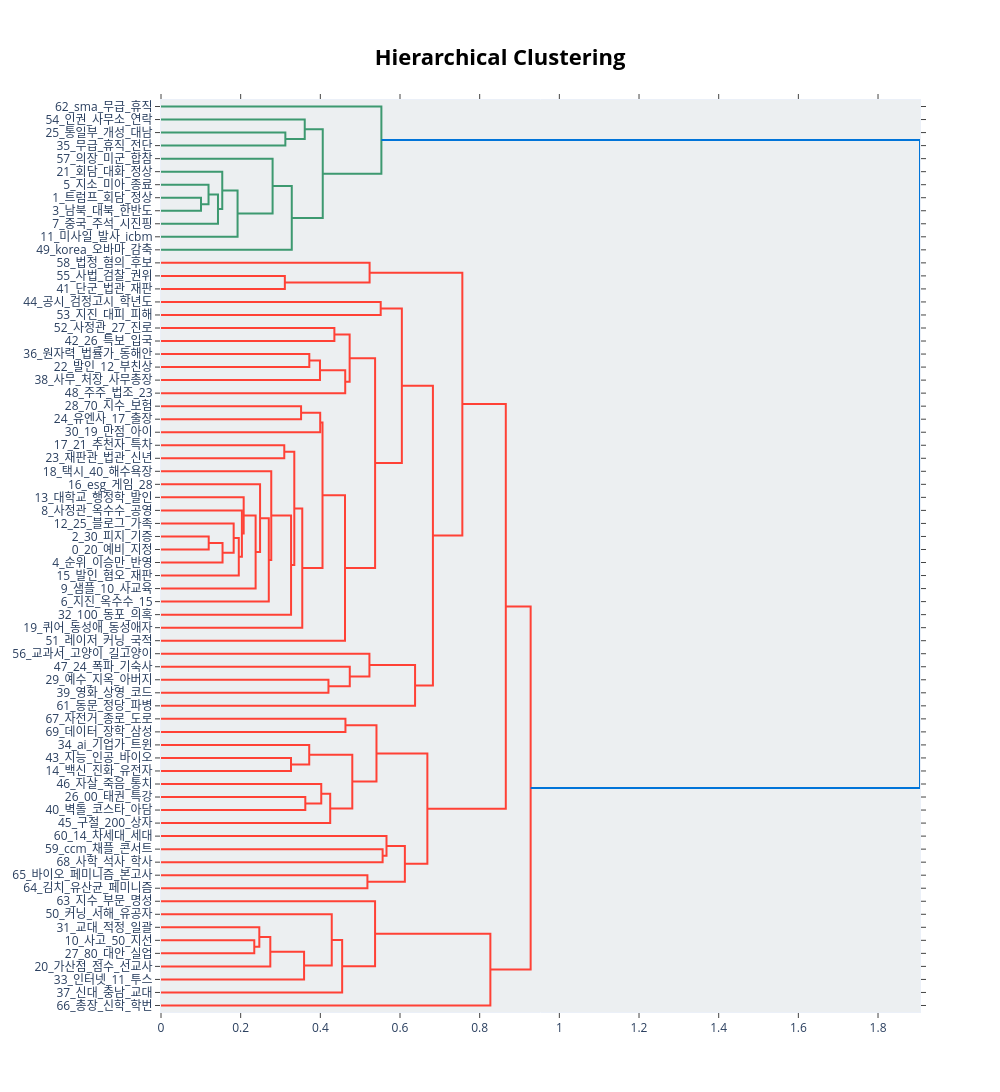

The code cell stored with this chart in its notebook:
### Code cell
# To visualize the hierarchy of topics
hierachy_vis = topic_model.visualize_hierarchy()
hierachy_vis

### Figure 1 — Plotly figure (JSON) as saved in the notebook; plotly's stock layout.template omitted (floating-point values rounded to 4 significant figures)
{"data": [{"hoverinfo": "text", "marker": {"color": "rgb(61,153,112)"}, "mode": "lines", "type": "scatter", "x": [0.0, 0.3122, 0.3122, 0.0], "xaxis": "x", "y": [-25.0, -25.0, -35.0, -35.0], "yaxis": "y"}, {"hoverinfo": "text", "marker": {"color": "rgb(61,153,112)"}, "mode": "lines", "type": "scatter", "x": [0.0, 0.3608, 0.3608, 0.3122], "xaxis": "x", "y": [-15.0, -15.0, -30.0, -30.0], "yaxis": "y"}, {"hoverinfo": "text", "marker": {"color": "rgb(61,153,112)"}, "mode": "lines", "type": "scatter", "x": [0.0, 0.1005, 0.1005, 0.0], "xaxis": "x", "y": [-75.0, -75.0, -85.0, -85.0], "yaxis": "y"}, {"hoverinfo": "text", "marker": {"color": "rgb(61,153,112)"}, "mode": "lines", "type": "scatter", "x": [0.0, 0.1193, 0.1193, 0.1005], "xaxis": "x", "y": [-65.0, -65.0, -80.0, -80.0], "yaxis": "y"}, {"hoverinfo": "text", "marker": {"color": "rgb(61,153,112)"}, "mode": "lines", "type": "scatter", "x": [0.1193, 0.143, 0.143, 0.0], "xaxis": "x", "y": [-72.5, -72.5, -95.0, -95.0], "yaxis": "y"}, {"hoverinfo": "text", "marker": {"color": "rgb(61,153,112)"}, "mode": "lines", "type": "scatter", "x": [0.0, 0.1538, 0.1538, 0.143], "xaxis": "x", "y": [-55.0, -55.0, -83.75, -83.75], "yaxis": "y"}, {"hoverinfo": "text", "marker": {"color": "rgb(61,153,112)"}, "mode": "lines", "type": "scatter", "x": [0.1538, 0.1922, 0.1922, 0.0], "xaxis": "x", "y": [-69.38, -69.38, -105.0, -105.0], "yaxis": "y"}, {"hoverinfo": "text", "marker": {"color": "rgb(61,153,112)"}, "mode": "lines", "type": "scatter", "x": [0.0, 0.2801, 0.2801, 0.1922], "xaxis": "x", "y": [-45.0, -45.0, -87.19, -87.19], "yaxis": "y"}, {"hoverinfo": "text", "marker": {"color": "rgb(61,153,112)"}, "mode": "lines", "type": "scatter", "x": [0.2801, 0.3283, 0.3283, 0.0], "xaxis": "x", "y": [-66.09, -66.09, -115.0, -115.0], "yaxis": "y"}, {"hoverinfo": "text", "marker": {"color": "rgb(61,153,112)"}, "mode": "lines", "type": "scatter", "x": [0.3608, 0.406, 0.406, 0.3283], "xaxis": "x", "y": [-22.5, -22.5, -90.55, -90.55], "yaxis": "y"}, {"hoverinfo": "text", "marker": {"color": "rgb(61,153,112)"}, "mode": "lines", "type": "scatter", "x": [0.0, 0.5532, 0.5532, 0.406], "xaxis": "x", "y": [-5.0, -5.0, -56.52, -56.52], "yaxis": "y"}, {"hoverinfo": "text", "marker": {"color": "rgb(255,65,54)"}, "mode": "lines", "type": "scatter", "x": [0.0, 0.3109, 0.3109, 0.0], "xaxis": "x", "y": [-135.0, -135.0, -145.0, -145.0], "yaxis": "y"}, {"hoverinfo": "text", "marker": {"color": "rgb(255,65,54)"}, "mode": "lines", "type": "scatter", "x": [0.0, 0.5237, 0.5237, 0.3109], "xaxis": "x", "y": [-125.0, -125.0, -140.0, -140.0], "yaxis": "y"}, {"hoverinfo": "text", "marker": {"color": "rgb(255,65,54)"}, "mode": "lines", "type": "scatter", "x": [0.0, 0.5515, 0.5515, 0.0], "xaxis": "x", "y": [-155.0, -155.0, -165.0, -165.0], "yaxis": "y"}, {"hoverinfo": "text", "marker": {"color": "rgb(255,65,54)"}, "mode": "lines", "type": "scatter", "x": [0.0, 0.4353, 0.4353, 0.0], "xaxis": "x", "y": [-175.0, -175.0, -185.0, -185.0], "yaxis": "y"}, {"hoverinfo": "text", "marker": {"color": "rgb(255,65,54)"}, "mode": "lines", "type": "scatter", "x": [0.0, 0.3723, 0.3723, 0.0], "xaxis": "x", "y": [-195.0, -195.0, -205.0, -205.0], "yaxis": "y"}, {"hoverinfo": "text", "marker": {"color": "rgb(255,65,54)"}, "mode": "lines", "type": "scatter", "x": [0.3723, 0.3991, 0.3991, 0.0], "xaxis": "x", "y": [-200.0, -200.0, -215.0, -215.0], "yaxis": "y"}, {"hoverinfo": "text", "marker": {"color": "rgb(255,65,54)"}, "mode": "lines", "type": "scatter", "x": [0.3991, 0.4624, 0.4624, 0.0], "xaxis": "x", "y": [-207.5, -207.5, -225.0, -225.0], "yaxis": "y"}, {"hoverinfo": "text", "marker": {"color": "rgb(255,65,54)"}, "mode": "lines", "type": "scatter", "x": [0.4353, 0.4736, 0.4736, 0.4624], "xaxis": "x", "y": [-180.0, -180.0, -216.2, -216.2], "yaxis": "y"}, {"hoverinfo": "text", "marker": {"color": "rgb(255,65,54)"}, "mode": "lines", "type": "scatter", "x": [0.0, 0.3517, 0.3517, 0.0], "xaxis": "x", "y": [-235.0, -235.0, -245.0, -245.0], "yaxis": "y"}, {"hoverinfo": "text", "marker": {"color": "rgb(255,65,54)"}, "mode": "lines", "type": "scatter", "x": [0.3517, 0.3997, 0.3997, 0.0], "xaxis": "x", "y": [-240.0, -240.0, -255.0, -255.0], "yaxis": "y"}, {"hoverinfo": "text", "marker": {"color": "rgb(255,65,54)"}, "mode": "lines", "type": "scatter", "x": [0.0, 0.3095, 0.3095, 0.0], "xaxis": "x", "y": [-265.0, -265.0, -275.0, -275.0], "yaxis": "y"}, {"hoverinfo": "text", "marker": {"color": "rgb(255,65,54)"}, "mode": "lines", "type": "scatter", "x": [0.0, 0.1198, 0.1198, 0.0], "xaxis": "x", "y": [-335.0, -335.0, -345.0, -345.0], "yaxis": "y"}, {"hoverinfo": "text", "marker": {"color": "rgb(255,65,54)"}, "mode": "lines", "type": "scatter", "x": [0.1198, 0.1545, 0.1545, 0.0], "xaxis": "x", "y": [-340.0, -340.0, -355.0, -355.0], "yaxis": "y"}, {"hoverinfo": "text", "marker": {"color": "rgb(255,65,54)"}, "mode": "lines", "type": "scatter", "x": [0.0, 0.1824, 0.1824, 0.1545], "xaxis": "x", "y": [-325.0, -325.0, -347.5, -347.5], "yaxis": "y"}, {"hoverinfo": "text", "marker": {"color": "rgb(255,65,54)"}, "mode": "lines", "type": "scatter", "x": [0.1824, 0.1953, 0.1953, 0.0], "xaxis": "x", "y": [-336.2, -336.2, -365.0, -365.0], "yaxis": "y"}, {"hoverinfo": "text", "marker": {"color": "rgb(255,65,54)"}, "mode": "lines", "type": "scatter", "x": [0.0, 0.2031, 0.2031, 0.1953], "xaxis": "x", "y": [-315.0, -315.0, -350.6, -350.6], "yaxis": "y"}, {"hoverinfo": "text", "marker": {"color": "rgb(255,65,54)"}, "mode": "lines", "type": "scatter", "x": [0.0, 0.2076, 0.2076, 0.2031], "xaxis": "x", "y": [-305.0, -305.0, -332.8, -332.8], "yaxis": "y"}, {"hoverinfo": "text", "marker": {"color": "rgb(255,65,54)"}, "mode": "lines", "type": "scatter", "x": [0.2076, 0.2375, 0.2375, 0.0], "xaxis": "x", "y": [-318.9, -318.9, -375.0, -375.0], "yaxis": "y"}, {"hoverinfo": "text", "marker": {"color": "rgb(255,65,54)"}, "mode": "lines", "type": "scatter", "x": [0.0, 0.2487, 0.2487, 0.2375], "xaxis": "x", "y": [-295.0, -295.0, -347.0, -347.0], "yaxis": "y"}, {"hoverinfo": "text", "marker": {"color": "rgb(255,65,54)"}, "mode": "lines", "type": "scatter", "x": [0.2487, 0.2706, 0.2706, 0.0], "xaxis": "x", "y": [-321.0, -321.0, -385.0, -385.0], "yaxis": "y"}, {"hoverinfo": "text", "marker": {"color": "rgb(255,65,54)"}, "mode": "lines", "type": "scatter", "x": [0.0, 0.2768, 0.2768, 0.2706], "xaxis": "x", "y": [-285.0, -285.0, -353.0, -353.0], "yaxis": "y"}, {"hoverinfo": "text", "marker": {"color": "rgb(255,65,54)"}, "mode": "lines", "type": "scatter", "x": [0.2768, 0.3265, 0.3265, 0.0], "xaxis": "x", "y": [-319.0, -319.0, -395.0, -395.0], "yaxis": "y"}, {"hoverinfo": "text", "marker": {"color": "rgb(255,65,54)"}, "mode": "lines", "type": "scatter", "x": [0.3095, 0.3346, 0.3346, 0.3265], "xaxis": "x", "y": [-270.0, -270.0, -357.0, -357.0], "yaxis": "y"}, {"hoverinfo": "text", "marker": {"color": "rgb(255,65,54)"}, "mode": "lines", "type": "scatter", "x": [0.3346, 0.3546, 0.3546, 0.0], "xaxis": "x", "y": [-313.5, -313.5, -405.0, -405.0], "yaxis": "y"}, {"hoverinfo": "text", "marker": {"color": "rgb(255,65,54)"}, "mode": "lines", "type": "scatter", "x": [0.3997, 0.4054, 0.4054, 0.3546], "xaxis": "x", "y": [-247.5, -247.5, -359.2, -359.2], "yaxis": "y"}, {"hoverinfo": "text", "marker": {"color": "rgb(255,65,54)"}, "mode": "lines", "type": "scatter", "x": [0.4054, 0.4619, 0.4619, 0.0], "xaxis": "x", "y": [-303.4, -303.4, -415.0, -415.0], "yaxis": "y"}, {"hoverinfo": "text", "marker": {"color": "rgb(255,65,54)"}, "mode": "lines", "type": "scatter", "x": [0.4736, 0.5375, 0.5375, 0.4619], "xaxis": "x", "y": [-198.1, -198.1, -359.2, -359.2], "yaxis": "y"}, {"hoverinfo": "text", "marker": {"color": "rgb(255,65,54)"}, "mode": "lines", "type": "scatter", "x": [0.5515, 0.6046, 0.6046, 0.5375], "xaxis": "x", "y": [-160.0, -160.0, -278.7, -278.7], "yaxis": "y"}, {"hoverinfo": "text", "marker": {"color": "rgb(255,65,54)"}, "mode": "lines", "type": "scatter", "x": [0.0, 0.4204, 0.4204, 0.0], "xaxis": "x", "y": [-445.0, -445.0, -455.0, -455.0], "yaxis": "y"}, {"hoverinfo": "text", "marker": {"color": "rgb(255,65,54)"}, "mode": "lines", "type": "scatter", "x": [0.0, 0.4739, 0.4739, 0.4204], "xaxis": "x", "y": [-435.0, -435.0, -450.0, -450.0], "yaxis": "y"}, {"hoverinfo": "text", "marker": {"color": "rgb(255,65,54)"}, "mode": "lines", "type": "scatter", "x": [0.0, 0.5232, 0.5232, 0.4739], "xaxis": "x", "y": [-425.0, -425.0, -442.5, -442.5], "yaxis": "y"}, {"hoverinfo": "text", "marker": {"color": "rgb(255,65,54)"}, "mode": "lines", "type": "scatter", "x": [0.5232, 0.6378, 0.6378, 0.0], "xaxis": "x", "y": [-433.8, -433.8, -465.0, -465.0], "yaxis": "y"}, {"hoverinfo": "text", "marker": {"color": "rgb(255,65,54)"}, "mode": "lines", "type": "scatter", "x": [0.6046, 0.6826, 0.6826, 0.6378], "xaxis": "x", "y": [-219.3, -219.3, -449.4, -449.4], "yaxis": "y"}, {"hoverinfo": "text", "marker": {"color": "rgb(255,65,54)"}, "mode": "lines", "type": "scatter", "x": [0.5237, 0.7565, 0.7565, 0.6826], "xaxis": "x", "y": [-132.5, -132.5, -334.4, -334.4], "yaxis": "y"}, {"hoverinfo": "text", "marker": {"color": "rgb(255,65,54)"}, "mode": "lines", "type": "scatter", "x": [0.0, 0.463, 0.463, 0.0], "xaxis": "x", "y": [-475.0, -475.0, -485.0, -485.0], "yaxis": "y"}, {"hoverinfo": "text", "marker": {"color": "rgb(255,65,54)"}, "mode": "lines", "type": "scatter", "x": [0.0, 0.3264, 0.3264, 0.0], "xaxis": "x", "y": [-505.0, -505.0, -515.0, -515.0], "yaxis": "y"}, {"hoverinfo": "text", "marker": {"color": "rgb(255,65,54)"}, "mode": "lines", "type": "scatter", "x": [0.0, 0.3721, 0.3721, 0.3264], "xaxis": "x", "y": [-495.0, -495.0, -510.0, -510.0], "yaxis": "y"}, {"hoverinfo": "text", "marker": {"color": "rgb(255,65,54)"}, "mode": "lines", "type": "scatter", "x": [0.0, 0.3623, 0.3623, 0.0], "xaxis": "x", "y": [-535.0, -535.0, -545.0, -545.0], "yaxis": "y"}, {"hoverinfo": "text", "marker": {"color": "rgb(255,65,54)"}, "mode": "lines", "type": "scatter", "x": [0.0, 0.4023, 0.4023, 0.3623], "xaxis": "x", "y": [-525.0, -525.0, -540.0, -540.0], "yaxis": "y"}, {"hoverinfo": "text", "marker": {"color": "rgb(255,65,54)"}, "mode": "lines", "type": "scatter", "x": [0.4023, 0.4248, 0.4248, 0.0], "xaxis": "x", "y": [-532.5, -532.5, -555.0, -555.0], "yaxis": "y"}, {"hoverinfo": "text", "marker": {"color": "rgb(255,65,54)"}, "mode": "lines", "type": "scatter", "x": [0.3721, 0.4802, 0.4802, 0.4248], "xaxis": "x", "y": [-502.5, -502.5, -543.8, -543.8], "yaxis": "y"}, {"hoverinfo": "text", "marker": {"color": "rgb(255,65,54)"}, "mode": "lines", "type": "scatter", "x": [0.463, 0.5409, 0.5409, 0.4802], "xaxis": "x", "y": [-480.0, -480.0, -523.1, -523.1], "yaxis": "y"}, {"hoverinfo": "text", "marker": {"color": "rgb(255,65,54)"}, "mode": "lines", "type": "scatter", "x": [0.0, 0.5563, 0.5563, 0.0], "xaxis": "x", "y": [-575.0, -575.0, -585.0, -585.0], "yaxis": "y"}, {"hoverinfo": "text", "marker": {"color": "rgb(255,65,54)"}, "mode": "lines", "type": "scatter", "x": [0.0, 0.5661, 0.5661, 0.5563], "xaxis": "x", "y": [-565.0, -565.0, -580.0, -580.0], "yaxis": "y"}, {"hoverinfo": "text", "marker": {"color": "rgb(255,65,54)"}, "mode": "lines", "type": "scatter", "x": [0.0, 0.5182, 0.5182, 0.0], "xaxis": "x", "y": [-595.0, -595.0, -605.0, -605.0], "yaxis": "y"}, {"hoverinfo": "text", "marker": {"color": "rgb(255,65,54)"}, "mode": "lines", "type": "scatter", "x": [0.5661, 0.6122, 0.6122, 0.5182], "xaxis": "x", "y": [-572.5, -572.5, -600.0, -600.0], "yaxis": "y"}, {"hoverinfo": "text", "marker": {"color": "rgb(255,65,54)"}, "mode": "lines", "type": "scatter", "x": [0.5409, 0.6687, 0.6687, 0.6122], "xaxis": "x", "y": [-501.6, -501.6, -586.2, -586.2], "yaxis": "y"}, {"hoverinfo": "text", "marker": {"color": "rgb(255,65,54)"}, "mode": "lines", "type": "scatter", "x": [0.7565, 0.8656, 0.8656, 0.6687], "xaxis": "x", "y": [-233.4, -233.4, -543.9, -543.9], "yaxis": "y"}, {"hoverinfo": "text", "marker": {"color": "rgb(255,65,54)"}, "mode": "lines", "type": "scatter", "x": [0.0, 0.2342, 0.2342, 0.0], "xaxis": "x", "y": [-645.0, -645.0, -655.0, -655.0], "yaxis": "y"}, {"hoverinfo": "text", "marker": {"color": "rgb(255,65,54)"}, "mode": "lines", "type": "scatter", "x": [0.0, 0.2468, 0.2468, 0.2342], "xaxis": "x", "y": [-635.0, -635.0, -650.0, -650.0], "yaxis": "y"}, {"hoverinfo": "text", "marker": {"color": "rgb(255,65,54)"}, "mode": "lines", "type": "scatter", "x": [0.2468, 0.2744, 0.2744, 0.0], "xaxis": "x", "y": [-642.5, -642.5, -665.0, -665.0], "yaxis": "y"}, {"hoverinfo": "text", "marker": {"color": "rgb(255,65,54)"}, "mode": "lines", "type": "scatter", "x": [0.2744, 0.3592, 0.3592, 0.0], "xaxis": "x", "y": [-653.8, -653.8, -675.0, -675.0], "yaxis": "y"}, {"hoverinfo": "text", "marker": {"color": "rgb(255,65,54)"}, "mode": "lines", "type": "scatter", "x": [0.0, 0.4287, 0.4287, 0.3592], "xaxis": "x", "y": [-625.0, -625.0, -664.4, -664.4], "yaxis": "y"}, {"hoverinfo": "text", "marker": {"color": "rgb(255,65,54)"}, "mode": "lines", "type": "scatter", "x": [0.4287, 0.4548, 0.4548, 0.0], "xaxis": "x", "y": [-644.7, -644.7, -685.0, -685.0], "yaxis": "y"}, {"hoverinfo": "text", "marker": {"color": "rgb(255,65,54)"}, "mode": "lines", "type": "scatter", "x": [0.0, 0.5374, 0.5374, 0.4548], "xaxis": "x", "y": [-615.0, -615.0, -664.8, -664.8], "yaxis": "y"}, {"hoverinfo": "text", "marker": {"color": "rgb(255,65,54)"}, "mode": "lines", "type": "scatter", "x": [0.5374, 0.8268, 0.8268, 0.0], "xaxis": "x", "y": [-639.9, -639.9, -695.0, -695.0], "yaxis": "y"}, {"hoverinfo": "text", "marker": {"color": "rgb(255,65,54)"}, "mode": "lines", "type": "scatter", "x": [0.8656, 0.928, 0.928, 0.8268], "xaxis": "x", "y": [-388.7, -388.7, -667.5, -667.5], "yaxis": "y"}, {"hoverinfo": "text", "marker": {"color": "rgb(0,116,217)"}, "mode": "lines", "type": "scatter", "x": [0.5532, 1.905, 1.905, 0.928], "xaxis": "x", "y": [-30.76, -30.76, -528.1, -528.1], "yaxis": "y"}], "layout": {"autosize": false, "height": 1250, "hoverlabel": {"bgcolor": "white", "font": {"family": "Rockwell", "size": 16}}, "hovermode": "closest", "plot_bgcolor": "#ECEFF1", "showlegend": false, "title": {"font": {"color": "Black", "size": 22}, "text": "<b>Hierarchical Clustering</b>", "x": 0.5, "xanchor": "center", "yanchor": "top"}, "width": 1000, "xaxis": {"mirror": "allticks", "rangemode": "tozero", "showgrid": false, "showline": true, "showticklabels": true, "ticks": "outside", "type": "linear", "zeroline": false}, "yaxis": {"mirror": "allticks", "range": [-700, 0], "rangemode": "tozero", "showgrid": false, "showline": true, "showticklabels": true, "tickmode": "array", "ticks": "outside", "ticktext": ["62_sma_무급_휴직", "54_인권_사무소_연락", "25_통일부_개성_대남", "35_무급_휴직_전단", "57_의장_미군_합참", "21_회담_대화_정상", "5_지소_미아_종료", "1_트럼프_회담_정상", "3_남북_대북_한반도", "7_중국_주석_시진핑", "11_미사일_발사_icbm", "49_korea_오바마_감축", "58_법정_혐의_후보", "55_사법_검찰_권위", "41_단군_법관_재판", "44_공시_검정고시_학년도", "53_지진_대피_피해", "52_사정관_27_진로", "42_26_특보_입국", "36_원자력_법률가_동해안", "22_발인_12_부친상", "38_사무_처장_사무총장", "48_주주_법조_23", "28_70_지수_보험", "24_유엔사_17_출장", "30_19_만점_아이", "17_21_추천자_특차", "23_재판관_법관_신년", "18_택시_40_해수욕장", "16_esg_게임_28", "13_대학교_행정학_발인", "8_사정관_옥수수_공영", "12_25_블로그_가족", "2_30_피지_기증", "0_20_예비_지정", "4_순위_이승만_반영", "15_발인_혐오_재판", "9_샘플_10_사교육", "6_지진_옥수수_15", "32_100_동포_의혹", "19_퀴어_동성애_동성애자", "51_레이저_커닝_국적", "56_교과서_고양이_길고양이", "47_24_폭파_기숙사", "29_예수_지옥_아버지", "39_영화_상영_코드", "61_동문_정당_파병", "67_자전거_종로_도로", "69_데이터_장학_삼성", "34_ai_기업가_트윈", "43_지능_인공_바이오", "14_백신_진화_유전자", "46_자살_죽음_통치", "26_00_태권_특강", "40_벽돌_코스타_아담", "45_구절_200_상자", "60_14_차세대_세대", "59_ccm_채플_콘서트", "68_사학_석사_학사", "65_바이오_페미니즘_본고사", "64_김치_유산균_페미니즘", "63_지수_부문_명성", "50_커닝_서해_유공자", "31_교대_적정_일괄", "10_사고_50_지선", "27_80_대안_실업", "20_가산점_점수_선교사", "33_인터넷_11_투스", "37_신대_충남_교대", "66_총장_신학_학번"], "tickvals": [-5, -15, -25, -35, -45, -55, -65, -75, -85, -95, -105, -115, -125, -135, -145, -155, -165, -175, -185, -195, -205, -215, -225, -235, -245, -255, -265, -275, -285, -295, -305, -315, -325, -335, -345, -355, -365, -375, -385, -395, -405, -415, -425, -435, -445, -455, -465, -475, -485, -495, -505, -515, -525, -535, -545, -555, -565, -575, -585, -595, -605, -615, -625, -635, -645, -655, -665, -675, -685, -695], "type": "linear", "zeroline": false}}}
